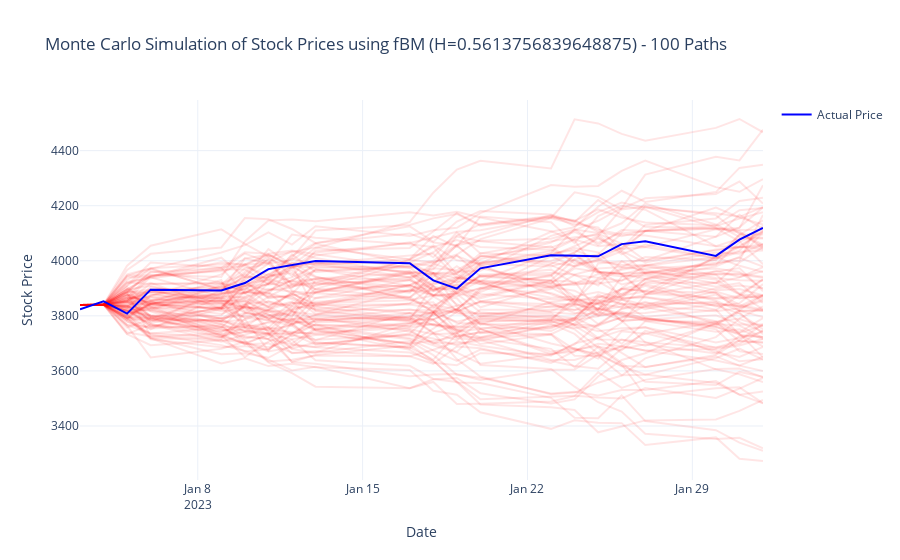

Notebook code for this chart:
### Code cell
def montecarlo_simulation_and_plot(train_data, test_data, H, num_simulations=100):
    """Perform a Monte Carlo simulation by generating multiple fBM price paths and plot them 
    alongside the actual stock prices."""
    
    # Calculate drift (μ) and volatility (σ) from training log returns
    mu = train_data["log_returns"].mean()
    sigma = train_data["log_returns"].std()
    
    n_days = len(test_data)
    time_points = np.arange(n_days)
    S0 = train_data['price'].iloc[-1]
    
    simulation_paths = []
    
    for i in range(num_simulations):
        # For each simulation, sample a new fBM path
        fbm = FractionalBrownianMotion(hurst=H, t=n_days - 1)
        fbm_values = fbm.sample(n=n_days - 2)
        fbm_values = np.insert(fbm_values, 0, 0)  # align with the time vector
        sim_prices = S0 * np.exp(mu * time_points + sigma * fbm_values)
        simulation_paths.append(sim_prices)
    
    # Create a Plotly figure for the Monte Carlo simulation
    fig = go.Figure()
    
    # Add each simulated path (using low opacity to avoid clutter)
    for i, sim_prices in enumerate(simulation_paths):
        fig.add_trace(go.Scatter(
            x=test_data.index,
            y=sim_prices,
            mode='lines',
            name=f'Simulation {i+1}',
            line=dict(color='rgba(255, 0, 0, 0.1)'),  # Red with transparency
            showlegend=False  # Hide individual simulation legends
        ))
    
    # Overlay the actual prices
    fig.add_trace(go.Scatter(
        x=test_data.index,
        y=test_data["price"],
        mode='lines',
        name='Actual Price',
        line=dict(color='blue', width=2)
    ))
    
    # Update plot layout
    fig.update_layout(
        title=f"Monte Carlo Simulation of Stock Prices using fBM (H={H}) - {num_simulations} Paths",
        xaxis_title="Date",
        yaxis_title="Stock Price",
        template="plotly_white"
    )
    
    fig.show()

montecarlo_simulation_and_plot(SNP_training_df, SNP_testing_df, SNP_hurst_est, num_simulations=100)
